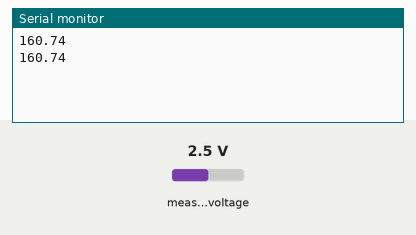
Recording of a sketch running on a simulated Arduino Uno, built with avr-gcc and run on an emulated ATmega328P. On the bench: the last lines printed to the serial monitor. Wiring (inferred from the names in the program): ADS1115 converter at I2C address 0x48. The test bench sets the inputs (shaded band); at power-on: measured voltage 2.5 V.

Above: at 1.3 s.
1.4 s: measured voltage set to 0.1 V
At 2.7 s:
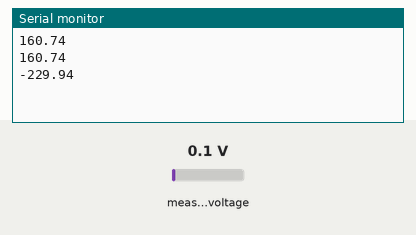
2.9 s: measured voltage set to 1.2 V
At 3.7 s:
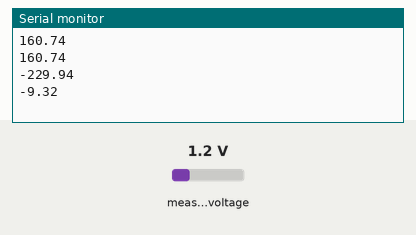
Timing chart, 0 to 5.9 s (numbered marks = the images above; inputs shaded):
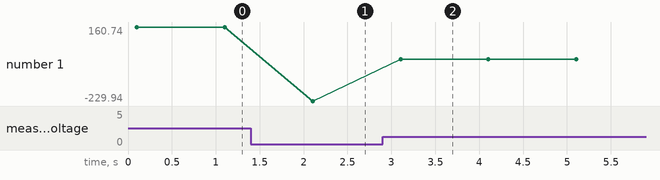

The sketch:

LogTemperature.ino
```cpp
//read temperature of a K-type thermocouple probe using AD8495 amplifer and ADS1115 ADC

#include <Wire.h>
#define ADS1115_Address 0x48 // Device address in which is also included the 8th bit for selecting the mode, read in this case.
#define Conversion_Register 0x00 // Conversion Register
#define Config_Register 0x01 // Configuration Register
int adcMSB,adcLSB,adcVal;
float voltage,temperature;

void setup() {
  Wire.begin(); // Initiate the Wire library
  Serial.begin(9600);
  delay(100);

  // Enable continuous measurement
  Wire.beginTransmission(ADS1115_Address);
  Wire.write(Config_Register);
  Wire.write(0xc4);
  Wire.write(0x03);
  Wire.endTransmission();

  // Point to conversion register
  Wire.beginTransmission(ADS1115_Address);
  Wire.write(Conversion_Register);
  Wire.endTransmission();
}

void loop() {
  Wire.requestFrom(ADS1115_Address,2);

  if(Wire.available()<=2) {
    adcMSB = Wire.read();
    adcLSB = Wire.read();
  }
  else{
    adcMSB = adcLSB = 0;
  }

  adcVal = 256*adcMSB + adcLSB;
  voltage = 2.048*adcVal/32676;
  temperature = (voltage - 1.25)/0.005;

  Serial.println(temperature);

  delay(1000);
}
```

Measured:
- after the input at 1.4 s, the serial monitor: prints a new line after 0.70 s (image 1)
- after the input at 2.9 s, the serial monitor: prints a new line after 0.20 s (image 2)
- plotted number 1: 160.74 → -229.94 after the input at 1.4 s, -229.94 → -9.32 after the input at 2.9 s
